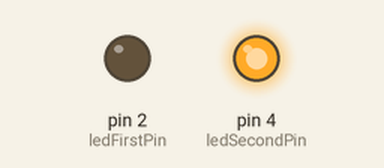
This sketch was run on a simulated Arduino Uno, built with avr-gcc and run on an emulated ATmega328P. Shown: output pins drawn as LEDs (lit = HIGH). What the sketch prints to the serial monitor is not drawn.

Above: at 1.4 s.
At 6.7 s:
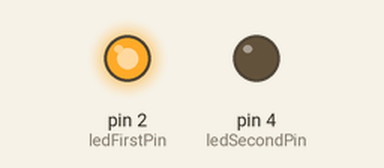
Timing chart, 0 to 9.8 s (numbered marks = the images above):
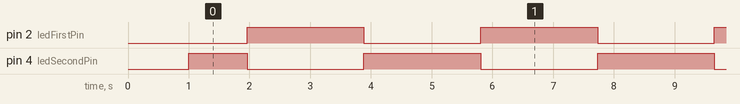

The sketch:

ex06.ino
```cpp
// ex06/police_alternate_strobe.ino
// 警灯交替渐变效果 - 双LED反相亮度渐变
// 第一路灯亮度上升时第二路灯同步下降，循环往复形成交替频闪效果
// 硬件引脚：D2(GPIO2) + D4(GPIO4)

const int ledFirstPin = 2;    // 第一路灯输出引脚，对应板载D2
const int ledSecondPin = 4;   // 第二路灯输出引脚，对应板载D4，支持PWM输出

const int brightnessStep = 2;       // 每次亮度变化步长
const int stepDelayMs = 15;         // 每步停留时长，单位毫秒

void setup() {
  Serial.begin(115200);
  delay(1000);
  pinMode(ledFirstPin, OUTPUT);
  pinMode(ledSecondPin, OUTPUT);
  Serial.println("警灯交替渐变系统已启动");
}

void loop() {
  // 第一阶段：第一路灯从暗到亮，第二路灯同步从亮到暗
  for (int brightness = 0; brightness <= 255; brightness += brightnessStep) {
    analogWrite(ledFirstPin, brightness);
    analogWrite(ledSecondPin, 255 - brightness);
    delay(stepDelayMs);
  }

  // 第二阶段：第一路灯从亮到暗，第二路灯同步从暗到亮
  for (int brightness = 255; brightness >= 0; brightness -= brightnessStep) {
    analogWrite(ledFirstPin, brightness);
    analogWrite(ledSecondPin, 255 - brightness);
    delay(stepDelayMs);
  }
}
```

Measured:
- by itself, pin 2 (ledFirstPin): alternates HIGH for 1.9 s and LOW for 1.9 s
- by itself, pin 4 (ledSecondPin): repeats every 3.8 s: LOW 1.9 s, HIGH 1.9 s
